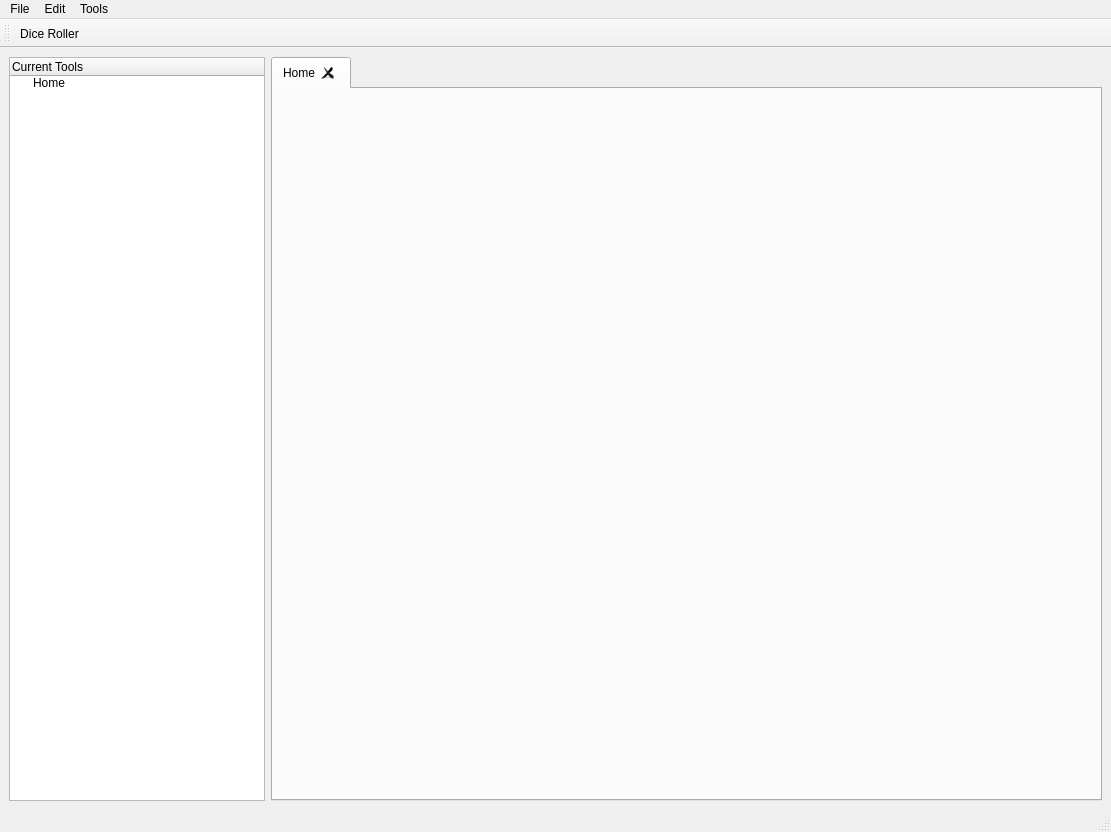
<?xml version="1.0" encoding="UTF-8"?>
<ui version="4.0">
 <class>MainWindow</class>
 <widget class="QMainWindow" name="MainWindow">
  <property name="geometry">
   <rect>
    <x>0</x>
    <y>0</y>
    <width>1111</width>
    <height>832</height>
   </rect>
  </property>
  <property name="windowTitle">
   <string>MainWindow</string>
  </property>
  <widget class="QWidget" name="centralwidget">
   <layout class="QGridLayout" name="gridLayout">
    <item row="0" column="1">
     <widget class="QTabWidget" name="tabWidget">
      <property name="tabPosition">
       <enum>QTabWidget::TabPosition::North</enum>
      </property>
      <property name="tabShape">
       <enum>QTabWidget::TabShape::Rounded</enum>
      </property>
      <property name="currentIndex">
       <number>0</number>
      </property>
      <property name="elideMode">
       <enum>Qt::TextElideMode::ElideNone</enum>
      </property>
      <property name="documentMode">
       <bool>false</bool>
      </property>
      <property name="tabsClosable">
       <bool>true</bool>
      </property>
      <widget class="QWidget" name="homeTab">
       <attribute name="title">
        <string>Home</string>
       </attribute>
      </widget>
     </widget>
    </item>
    <item row="0" column="0">
     <widget class="QTreeWidget" name="treeWidget">
      <property name="sizePolicy">
       <sizepolicy hsizetype="Minimum" vsizetype="Expanding">
        <horstretch>0</horstretch>
        <verstretch>0</verstretch>
       </sizepolicy>
      </property>
      <attribute name="headerVisible">
       <bool>true</bool>
      </attribute>
      <column>
       <property name="text">
        <string>Current Tools</string>
       </property>
      </column>
      <item>
       <property name="text">
        <string>Home</string>
       </property>
      </item>
     </widget>
    </item>
   </layout>
  </widget>
  <widget class="QMenuBar" name="menubar">
   <property name="geometry">
    <rect>
     <x>0</x>
     <y>0</y>
     <width>1111</width>
     <height>23</height>
    </rect>
   </property>
   <widget class="QMenu" name="menuFile">
    <property name="title">
     <string>File</string>
    </property>
   </widget>
   <widget class="QMenu" name="menuEdit">
    <property name="title">
     <string>Edit</string>
    </property>
   </widget>
   <widget class="QMenu" name="menuTools">
    <property name="title">
     <string>Tools</string>
    </property>
    <addaction name="actionDice_Roller"/>
   </widget>
   <addaction name="menuFile"/>
   <addaction name="menuEdit"/>
   <addaction name="menuTools"/>
  </widget>
  <widget class="QStatusBar" name="statusbar"/>
  <widget class="QToolBar" name="toolBar">
   <property name="windowTitle">
    <string>toolBar</string>
   </property>
   <property name="movable">
    <bool>true</bool>
   </property>
   <property name="allowedAreas">
    <set>Qt::ToolBarArea::AllToolBarAreas</set>
   </property>
   <property name="floatable">
    <bool>false</bool>
   </property>
   <attribute name="toolBarArea">
    <enum>TopToolBarArea</enum>
   </attribute>
   <attribute name="toolBarBreak">
    <bool>false</bool>
   </attribute>
   <addaction name="actionDice_Roller"/>
  </widget>
  <action name="actionDice_Roller">
   <property name="icon">
    <iconset resource="res.qrc">
     <normaloff>:/ui/icons/symbolic-dark/dice.svg</normaloff>:/ui/icons/symbolic-dark/dice.svg</iconset>
   </property>
   <property name="text">
    <string>&amp;Dice Roller</string>
   </property>
   <property name="shortcut">
    <string>Ctrl+R</string>
   </property>
  </action>
 </widget>
 <resources>
  <include location="res.qrc"/>
 </resources>
 <connections/>
</ui>
